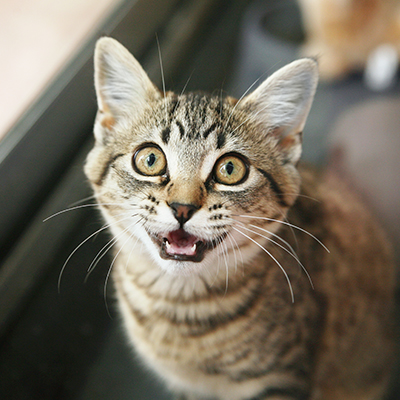
#> input picture Day-5/cat1.jpg, 400 x 400 px
$ python numpy_image_grid.py
#> lines starting #> are read from the running program, lines starting #| are printed output that depends on the picture
import numpy as np
import cv2

# Loading 4 images
img1 = cv2.imread('cat1.jpg')
#> img1 is the input picture: shape (400, 400, 3); mean B, G, R 93.9, 108.6, 116.5
img2 = cv2.imread('cat2.jpg')
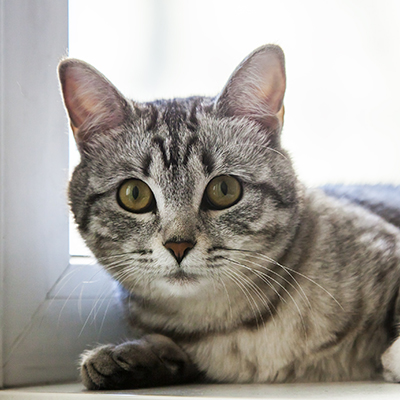
#> input picture Day-5/cat2.jpg, 400 x 400 px
#> img2 is the input picture: shape (400, 400, 3); mean B, G, R 154.5, 160.3, 164.7
img3 = cv2.imread('cat3.jpg')
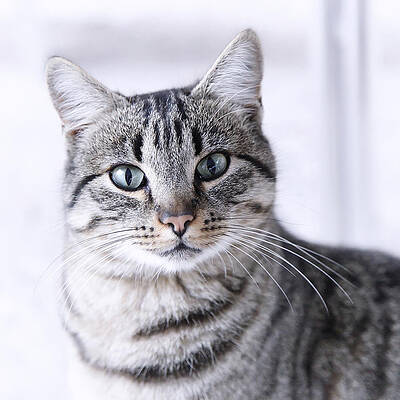
#> input picture Day-5/cat3.jpg, 400 x 400 px
#> img3 is the input picture: shape (400, 400, 3); mean B, G, R 190.1, 181.6, 183.2
img4 = cv2.imread('cat4.jpg')
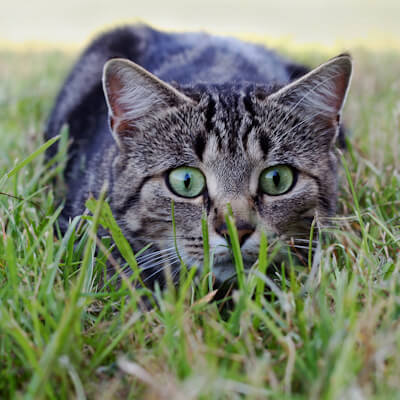
#> input picture Day-5/cat4.jpg, 400 x 400 px
#> img4 is the input picture: shape (400, 400, 3); mean B, G, R 108.8, 128.4, 121.1

# Check if it's a NumPy array
print(type(img1))               # Output: <class 'numpy.ndarray'>
#| <class 'numpy.ndarray'>

# Check the shape (Height x Width x Channels)
print(img1.shape)               # Example: (400, 400, 3)
#| (400, 400, 3)

# Check data type of pixel values
print(img1.dtype)               # Example: uint8
#| uint8

# View the raw pixel values (optional)
print(img1)
#> (printed output is left out)

images = [img1, img2, img3, img4]

# Ensure all images are the same shape
H, W, C = images[0].shape
#> H = 400; W = 400; C = 3
print(H,W,C)
#| 400 400 3

# Grid size (2x2 for 4 images)
grid_size = int(np.ceil(np.sqrt(len(images))))
#> grid_size = 2

# Create an empty canvas for the grid
grid_img = np.zeros((grid_size * H, grid_size * W, C), dtype=np.uint8)

# Place each image in the grid
for idx, img in enumerate(images):
    row = idx // grid_size
    col = idx % grid_size
    grid_img[row*H:(row+1)*H, col*W:(col+1)*W,:] = img
#> this loop made 4 passes
#> (row, col) on passes 1 to 4: (0, 0), (0, 1), (1, 0), (1, 1)
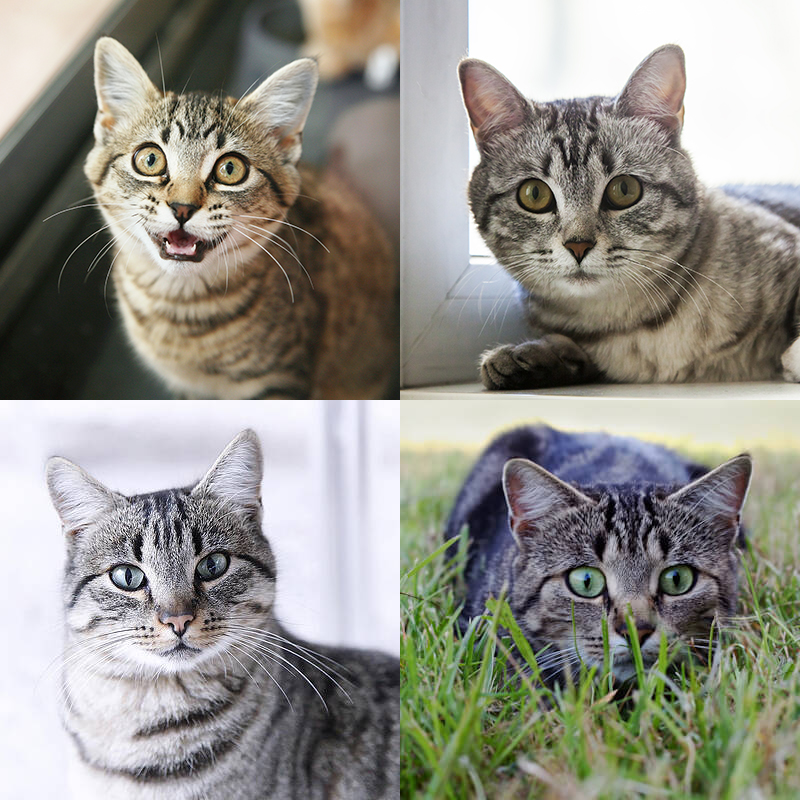
#> grid_img: shape (800, 800, 3); mean B, G, R 136.8, 144.7, 146.4

# Show the final grid
cv2.imshow("Image Grid", grid_img)
cv2.waitKey(0)
cv2.destroyAllWindows()
